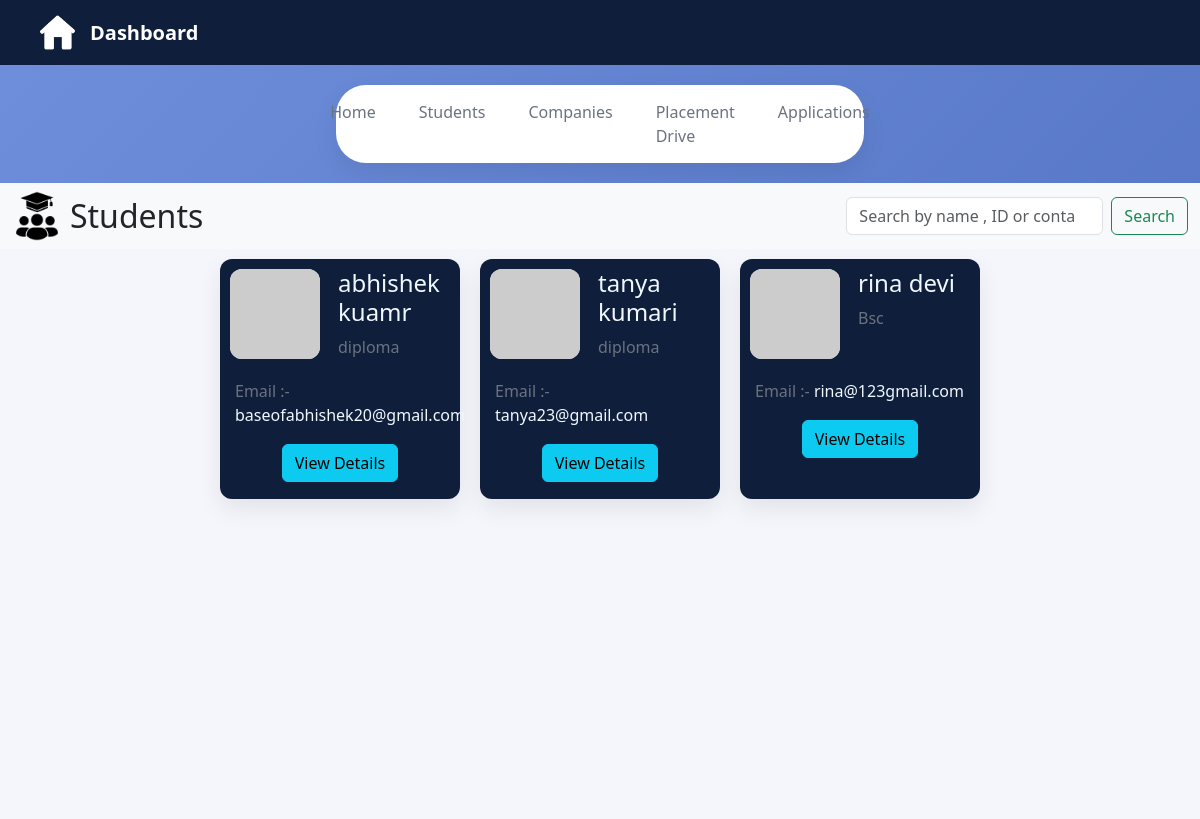
The app's page /admin-students with its own data.
### application/model.py (models this page shows)
class Student(db.Model):
    __tablename__ = "student"
    id = db.Column(db.Integer , primary_key = True)
    user_id = db.Column(db.Integer ,db.ForeignKey('user.id'),nullable = False)
    name = db.Column(db.String(50) , nullable = False)
    academic_level = db.Column(db.String(100) , nullable = False)
    phone = db.Column(db.String(50) , nullable = False)
    resume = db.Column(db.LargeBinary , nullable = False)
    github_link = db.Column(db.String(300))
    student_applications = db.relationship('Applications',backref = "student" , cascade = "all, delete-orphan")

class User(db.Model):
    __tablename__ = "user"
    id = db.Column(db.Integer , primary_key = True)
    email = db.Column(db.String(100) ,nullable = False , unique = True)
    password = db.Column(db.String(150) , nullable = False)
    role = db.Column(db.String(20) , nullable = False)
    student = db.relationship('Student' , backref = 'user' , uselist = False , cascade = 'all, delete-orphan')
    company = db.relationship('Company' , backref = 'user' , uselist = False , cascade = 'all, delete-orphan')

### application/controllers.py (the view)
@app.route('/admin-students')
def admin_students():
    students = Student.query.all()
    return render_template("/admin/student.html", students=students)

### templates/admin/student.html (shortened to what this page needs)
<!DOCTYPE html>
<html lang="en">
<head>
    <link href="https://cdn.jsdelivr.net/npm/bootstrap@5.3.8/dist/css/bootstrap.min.css" rel="stylesheet">
    <link rel="stylesheet" href="{{ url_for('static', filename='css/admin.css') }}">
</head>
<body>
    <div class="dashboard-nav">
        <div class="nav-left">
            <img src="/static/images/home-logo.png" alt="home">
            <span>Dashboard</span>
        </div>
    </div>
    <div class="page-tabs">
        <a href="/admin-dashboard">Home</a>
        <a href="/admin-students" class="active">Students</a>
        <a href="/admin-companies">Companies</a>
        <a href="/admin-placement-drives">Placement Drive</a>
        <a href="/admin-applications">Applications</a>
    </div>
    <div class="student-info">
        <nav class="navbar bg-body-tertiary">
            <div class="container-fluid d-flex justify-content-between align-items-center">
                <div class="d-flex align-items-center">
                    <img src="/static/images/student.png" class="logos me-2" alt="">
                    <h2 class="mb-0">Students</h2>
                </div>
                <form class="d-flex" role="search" action="/search-students" method="get">
                    <input class="form-control me-2" type="search" placeholder="Search by name , ID or contact" aria-label="Search"
                        name="search">
                    <input class="btn btn-outline-success" type="submit" value="Search">
                </form>
            </div>
        </nav>
        <div class="student-profiles">
            {% for student in students %}
            <div class="profile">
                <div class="box1">
                    <img src="https://ui-avatars.com/api/?name={{ student.name }}&background=4e6fbf&color=ffffff" alt="Avatar" class="symbol">
                    <div>
                        <h4 style="color: aliceblue;">{{ student.name }}</h4>
                        <span>{{ student.academic_level }}</span>
                    </div>
                </div>
                <div class="box2">
                    <span>Email :-</span>
                    <span style="color: aliceblue;">{{ student.user.email }}</span>
                    <div class="text-center">
                        <a href="/admin-student-details/{{ student.id }}" class="btn btn-info">View Details</a>
                    </div>
                </div>
            </div>
            {% endfor %}
        </div>
    </div>
</body>
</html>

### static/css/admin.css (style rules this page uses)
:root { --bg-gradient-start: #6f8fdc; --bg-gradient-end: #4e6fbf; --nav-bg: #0f1e3a; --nav-text: #ffffff; --nav-active: #3b82f6; --card-bg: #f4f6fb; --card-white: #ffffff; --card-border: #e5e9f2; --text-primary: #1f2937; --text-secondary: #6b7280; --shadow-soft: 0 10px 25px rgba(0, 0, 0, 0.08); }
* { margin: 0; padding: 0; box-sizing: border-box; font-family: "Segoe UI", sans-serif; }
body { background: linear-gradient(135deg, var(--bg-gradient-start), var(--bg-gradient-end)); min-height: 100vh; }
.dashboard-nav { background-color: var(--nav-bg); padding: 15px 40px; }
.nav-left { display: flex; align-items: center; gap: 15px; }
.nav-left img { width: 35px; height: 35px; }
.nav-left span { color: var(--nav-text); font-size: 20px; font-weight: 630; }
.page-tabs { background: var(--card-white); margin: 20px auto; width: 44%; border-radius: 30px; padding: 15px 30px; display: flex; justify-content: center; gap: 43px; box-shadow: var(--shadow-soft); }
.page-tabs a { text-decoration: none; color: var(--text-secondary); font-weight: 500; }
.student-info { width: 100%; min-height: 78vh; background-color: var(--card-bg); }
.student-profiles { height: 70vh; margin-top: 10px; display: flex; flex-wrap: wrap; gap: 0px 20px; justify-content: center; }
.profile { background-color: var(--nav-bg); width: 20%; height: 30vh; border-radius: 12px; box-shadow: var(--shadow-soft); color: var(--text-secondary); padding: 10px; }
.box1 { display: flex; gap: 18px; }
.symbol { width: 90px; height: 90px; background-color: var(--card-bg); border-radius: 12px; }
.box2 { margin-top: 20px; padding: 0px 5px; }
.text-center { margin-top: 17px; }
.logos { width: 50px; height: 50px; }

### records on screen
Student: name "abhishek kuamr", academic_level "diploma", user.email "baseofabhishek20@gmail.com"
Student: name "tanya kumari", academic_level "diploma", user.email "tanya23@gmail.com"
Student: name "rina devi", academic_level "Bsc", user.email "rina@123gmail.com"
